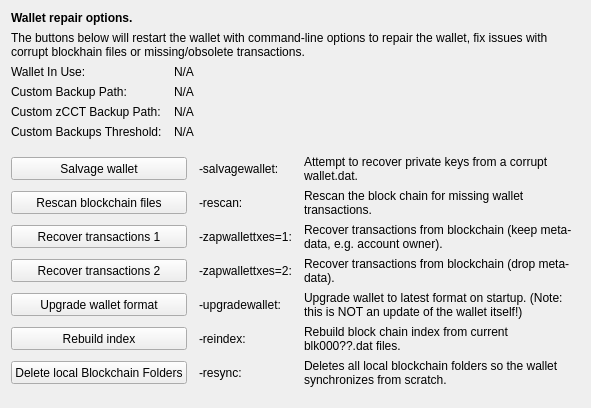
     <widget class="QWidget" name="tab_repair">
      <attribute name="title">
       <string>&amp;Wallet Repair</string>
      </attribute>
      <layout class="QGridLayout" name="gridLayout_4" columnstretch="0,0,0,0">
       <property name="horizontalSpacing">
        <number>12</number>
       </property>
       <item row="0" column="0" colspan="4">
        <widget class="QLabel" name="label_repair_header">
         <property name="font">
          <font>
           <weight>75</weight>
           <bold>true</bold>
          </font>
         </property>
         <property name="text">
          <string>Wallet repair options.</string>
         </property>
        </widget>
       </item>
       <item row="1" column="0" colspan="4">
        <widget class="QLabel" name="label_repair_helptext">
         <property name="font">
          <font>
           <weight>50</weight>
           <bold>false</bold>
          </font>
         </property>
         <property name="text">
          <string>The buttons below will restart the wallet with command-line options to repair the wallet, fix issues with corrupt blockhain files or missing/obsolete transactions.</string>
         </property>
         <property name="wordWrap">
          <bool>true</bool>
         </property>
        </widget>
       </item>
       <item row="2" column="0">
        <widget class="QLabel" name="wallet_path_label">
         <property name="text">
          <string>Wallet In Use:</string>
         </property>
        </widget>
       </item>
       <item row="2" column="1" colspan="3">
        <widget class="QLabel" name="wallet_path">
         <property name="cursor">
          <cursorShape>IBeamCursor</cursorShape>
         </property>
         <property name="text">
          <string>N/A</string>
         </property>
         <property name="textFormat">
          <enum>Qt::PlainText</enum>
         </property>
         <property name="textInteractionFlags">
          <set>Qt::LinksAccessibleByMouse|Qt::TextSelectableByKeyboard|Qt::TextSelectableByMouse</set>
         </property>
        </widget>
       </item>
       <item row="3" column="0">
        <widget class="QLabel" name="wallet_custombackuppath_label">
         <property name="visible">
          <bool>false</bool>
         </property>
         <property name="text">
          <string>Custom Backup Path:</string>
         </property>
        </widget>
       </item>
       <item row="3" column="1" colspan="3">
        <widget class="QLabel" name="wallet_custombackuppath">
         <property name="cursor">
          <cursorShape>IBeamCursor</cursorShape>
         </property>
         <property name="visible">
          <bool>false</bool>
         </property>
         <property name="text">
          <string>N/A</string>
         </property>
         <property name="textFormat">
          <enum>Qt::PlainText</enum>
         </property>
         <property name="textInteractionFlags">
          <set>Qt::LinksAccessibleByMouse|Qt::TextSelectableByKeyboard|Qt::TextSelectableByMouse</set>
         </property>
        </widget>
       </item>
       <item row="4" column="0">
        <widget class="QLabel" name="wallet_customzcctbackuppath_label">
         <property name="visible">
          <bool>false</bool>
         </property>
         <property name="text">
          <string>Custom zCCT Backup Path:</string>
         </property>
        </widget>
       </item>
       <item row="4" column="1" colspan="3">
        <widget class="QLabel" name="wallet_customzcctbackuppath">
         <property name="cursor">
          <cursorShape>IBeamCursor</cursorShape>
         </property>
         <property name="visible">
          <bool>false</bool>
         </property>
         <property name="text">
          <string>N/A</string>
         </property>
         <property name="textFormat">
          <enum>Qt::PlainText</enum>
         </property>
         <property name="textInteractionFlags">
          <set>Qt::LinksAccessibleByMouse|Qt::TextSelectableByKeyboard|Qt::TextSelectableByMouse</set>
         </property>
        </widget>
       </item>
       <item row="5" column="0">
        <widget class="QLabel" name="wallet_custombackupthreshold_label">
         <property name="visible">
          <bool>false</bool>
         </property>
         <property name="text">
          <string>Custom Backups Threshold:</string>
         </property>
        </widget>
       </item>
       <item row="5" column="1" colspan="3">
        <widget class="QLabel" name="wallet_custombackupthreshold">
         <property name="cursor">
          <cursorShape>IBeamCursor</cursorShape>
         </property>
         <property name="visible">
          <bool>false</bool>
         </property>
         <property name="text">
          <string>N/A</string>
         </property>
         <property name="textFormat">
          <enum>Qt::PlainText</enum>
         </property>
         <property name="textInteractionFlags">
          <set>Qt::LinksAccessibleByMouse|Qt::TextSelectableByKeyboard|Qt::TextSelectableByMouse</set>
         </property>
        </widget>
       </item>
       <item row="6" column="0">
        <spacer name="verticalSpacer_repair1">
         <property name="orientation">
          <enum>Qt::Vertical</enum>
         </property>
         <property name="sizeHint" stdset="0">
          <size>
           <width>10</width>
           <height>10</height>
          </size>
         </property>
        </spacer>
       </item>
       <item row="7" column="0" colspan="2">
        <widget class="QPushButton" name="btn_salvagewallet">
         <property name="minimumSize">
          <size>
           <width>100</width>
           <height>23</height>
          </size>
         </property>
         <property name="text">
          <string>Salvage wallet</string>
         </property>
        </widget>
       </item>
       <item row="7" column="2">
        <widget class="QLabel" name="label_repair_salvage_command">
         <property name="text">
          <string notr="true">-salvagewallet:</string>
         </property>
        </widget>
       </item>
       <item row="7" column="3">
        <widget class="QLabel" name="label_repair_salvage">
         <property name="text">
          <string>Attempt to recover private keys from a corrupt wallet.dat.</string>
         </property>
         <property name="wordWrap">
          <bool>true</bool>
         </property>
        </widget>
       </item>
       <item row="8" column="0" colspan="2">
        <widget class="QPushButton" name="btn_rescan">
         <property name="minimumSize">
          <size>
           <width>100</width>
           <height>23</height>
          </size>
         </property>
         <property name="text">
          <string>Rescan blockchain files</string>
         </property>
        </widget>
       </item>
       <item row="8" column="2">
        <widget class="QLabel" name="label_repair_rescan_command">
         <property name="text">
          <string notr="true">-rescan:</string>
         </property>
        </widget>
       </item>
       <item row="8" column="3">
        <widget class="QLabel" name="label_repair_rescan">
         <property name="text">
          <string>Rescan the block chain for missing wallet transactions.</string>
         </property>
         <property name="wordWrap">
          <bool>true</bool>
         </property>
        </widget>
       </item>
       <item row="9" column="0" colspan="2">
        <widget class="QPushButton" name="btn_zapwallettxes1">
         <property name="minimumSize">
          <size>
           <width>100</width>
           <height>23</height>
          </size>
         </property>
         <property name="text">
          <string>Recover transactions 1</string>
         </property>
        </widget>
       </item>
       <item row="9" column="2">
        <widget class="QLabel" name="label_repair_zap1_command">
         <property name="text">
          <string notr="true">-zapwallettxes=1:</string>
         </property>
        </widget>
       </item>
       <item row="9" column="3">
        <widget class="QLabel" name="label_repair_zap1">
         <property name="text">
          <string>Recover transactions from blockchain (keep meta-data, e.g. account owner).</string>
         </property>
         <property name="wordWrap">
          <bool>true</bool>
         </property>
        </widget>
       </item>
       <item row="10" column="0" colspan="2">
        <widget class="QPushButton" name="btn_zapwallettxes2">
         <property name="minimumSize">
          <size>
           <width>100</width>
           <height>23</height>
          </size>
         </property>
         <property name="text">
          <string>Recover transactions 2</string>
         </property>
        </widget>
       </item>
       <item row="10" column="2">
        <widget class="QLabel" name="label_repair_zap2_command">
         <property name="text">
          <string notr="true">-zapwallettxes=2:</string>
         </property>
        </widget>
       </item>
       <item row="10" column="3">
        <widget class="QLabel" name="label_repair_zap2">
         <property name="text">
          <string>Recover transactions from blockchain (drop meta-data).</string>
         </property>
         <property name="wordWrap">
          <bool>true</bool>
         </property>
        </widget>
       </item>
       <item row="11" column="0" colspan="2">
        <widget class="QPushButton" name="btn_upgradewallet">
         <property name="minimumSize">
          <size>
           <width>100</width>
           <height>23</height>
          </size>
         </property>
         <property name="text">
          <string>Upgrade wallet format</string>
         </property>
        </widget>
       </item>
       <item row="11" column="2">
        <widget class="QLabel" name="label_repair_upgrade_command">
         <property name="text">
          <string notr="true">-upgradewallet:</string>
         </property>
        </widget>
       </item>
       <item row="11" column="3">
        <widget class="QLabel" name="label_repair_upgrade">
         <property name="text">
          <string>Upgrade wallet to latest format on startup. (Note: this is NOT an update of the wallet itself!)</string>
         </property>
         <property name="wordWrap">
          <bool>true</bool>
         </property>
        </widget>
       </item>
       <item row="12" column="0" colspan="2">
        <widget class="QPushButton" name="btn_reindex">
         <property name="minimumSize">
          <size>
           <width>100</width>
           <height>23</height>
          </size>
         </property>
         <property name="text">
          <string>Rebuild index</string>
         </property>
        </widget>
       </item>
       <item row="12" column="2">
        <widget class="QLabel" name="label_repair_reindex_command">
         <property name="text">
          <string notr="true">-reindex:</string>
         </property>
        </widget>
       </item>
       <item row="12" column="3">
        <widget class="QLabel" name="label_repair_reindex">
         <property name="text">
          <string>Rebuild block chain index from current blk000??.dat files.</string>
         </property>
         <property name="wordWrap">
          <bool>true</bool>
         </property>
        </widget>
       </item>
       <item row="13" column="0" colspan="2">
        <widget class="QPushButton" name="btn_resync">
         <property name="minimumSize">
          <size>
           <width>100</width>
           <height>23</height>
          </size>
         </property>
         <property name="text">
          <string>Delete local Blockchain Folders</string>
         </property>
        </widget>
       </item>
       <item row="13" column="2">
        <widget class="QLabel" name="label_repair_resync_command">
         <property name="text">
          <string>-resync:</string>
         </property>
        </widget>
       </item>
       <item row="13" column="3">
        <widget class="QLabel" name="label_repair_resync">
         <property name="text">
          <string>Deletes all local blockchain folders so the wallet synchronizes from scratch.</string>
         </property>
         <property name="wordWrap">
          <bool>true</bool>
         </property>
        </widget>
       </item>
       <item row="14" column="0">
        <spacer name="verticalSpacer_repair2">
         <property name="orientation">
          <enum>Qt::Vertical</enum>
         </property>
         <property name="sizeHint" stdset="0">
          <size>
           <width>20</width>
           <height>10</height>
          </size>
         </property>
        </spacer>
       </item>
      </layout>
     </widget>
